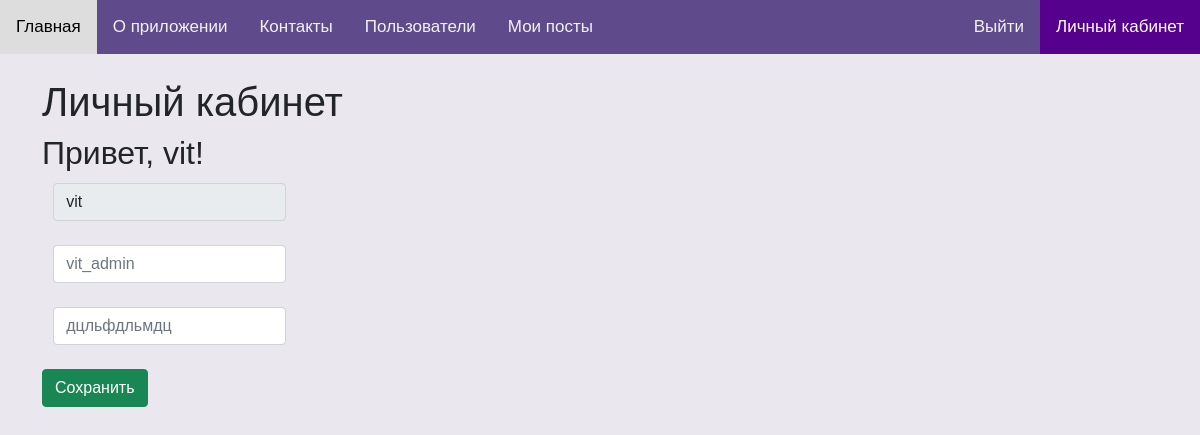
/account (signed in), run on the app's committed database.
### tables this page shows
CREATE TABLE user_profile (
                user_id INTEGER PRIMARY KEY AUTOINCREMENT, -- Уникальный ID пользователя
                name TEXT, -- Имя пользователя
                email TEXT, -- Email пользователя
                login TEXT, role text default 'user', -- Логин, связанный с таблицей passwords
                FOREIGN KEY (login) REFERENCES passwords(login) ON DELETE CASCADE ON UPDATE CASCADE
);

### server.py (the view, shortened to what this page needs)
@app.route('/account', methods=('GET', 'POST'))
def account():
    conn = get_db_connection()
    login = session['username']
    user = conn.execute('SELECT * FROM user_profile WHERE login = ?', (login,)).fetchone()
    name = user['name']
    email = user['email']
    if not name:
        name = 'Введите имя'
    if not email:
        email = 'Введите email'
    return render_template('account/account.html', name=name, email=email)

### server.py (called while the page is built)
def get_db_connection():
    conn = sqlite3.connect('blog.db')
    conn.row_factory = sqlite3.Row
    return conn

### templates/account/account.html (shortened to what this page needs)
{% extends "main/layout.html" %}
{% block content_layout %}
    <h1>Личный кабинет</h1>
    <h2>Привет, {{ session['username'] }}!</h2>
    <form method="POST">
        <div class="account">
            <div class="mb-3">
                <label class="form-label">
                    <input class="form-control" type="text" name="login" value="{{ session['username'] }}" readonly required>
                </label>
            </div>
            <div class="mb-3">
                <label class="form-label">
                    <input class="form-control" type="text" placeholder="{{ name }}" name="name" required>
                </label>
            </div>
            <div class="mb-3">
                <label class="form-label">
                    <input class="form-control" type="text" placeholder="{{ email }}" name="email" required>
                </label>
            </div>
        <button class="btn btn-success" type="submit">Сохранить</button>
        </div>
    </form>
{% endblock %}

### static/css/index.css (style rules this page uses)
.page { margin: 0; font-family: Arial, Helvetica, sans-serif; background-color: rgba(95, 75, 139, 0.13); }
.mb-3 { margin: 1%; }

### data on the page
user_profile: username "vit", name "vit_admin", email "дцльфдльмдц"
